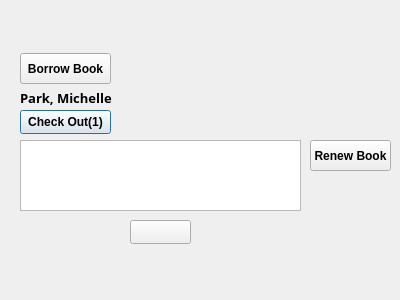
<?xml version="1.0" encoding="UTF-8"?>
<ui version="4.0">
 <class>borrowpage</class>
 <widget class="QDialog" name="borrowpage">
  <property name="geometry">
   <rect>
    <x>0</x>
    <y>0</y>
    <width>400</width>
    <height>300</height>
   </rect>
  </property>
  <property name="windowTitle">
   <string>Dialog</string>
  </property>
  <widget class="QLabel" name="label">
   <property name="geometry">
    <rect>
     <x>20</x>
     <y>90</y>
     <width>101</width>
     <height>16</height>
    </rect>
   </property>
   <property name="font">
    <font>
     <family>Arial Black</family>
     <pointsize>10</pointsize>
     <bold>true</bold>
    </font>
   </property>
   <property name="text">
    <string>Park, Michelle</string>
   </property>
  </widget>
  <widget class="QPushButton" name="pushButtonCheckout">
   <property name="geometry">
    <rect>
     <x>20</x>
     <y>110</y>
     <width>91</width>
     <height>24</height>
    </rect>
   </property>
   <property name="font">
    <font>
     <family>Arial</family>
     <pointsize>9</pointsize>
     <bold>true</bold>
    </font>
   </property>
   <property name="text">
    <string>Check Out(1)</string>
   </property>
  </widget>
  <widget class="QPushButton" name="pushButtonRenew">
   <property name="geometry">
    <rect>
     <x>310</x>
     <y>140</y>
     <width>81</width>
     <height>31</height>
    </rect>
   </property>
   <property name="font">
    <font>
     <family>Arial</family>
     <pointsize>9</pointsize>
     <bold>true</bold>
    </font>
   </property>
   <property name="text">
    <string>Renew Book</string>
   </property>
  </widget>
  <widget class="QLabel" name="label_2">
   <property name="geometry">
    <rect>
     <x>10</x>
     <y>13</y>
     <width>91</width>
     <height>31</height>
    </rect>
   </property>
   <property name="text">
    <string/>
   </property>
   <property name="pixmap">
    <pixmap>../../../Image/LibraryLogo.jpeg</pixmap>
   </property>
  </widget>
  <widget class="QPushButton" name="pushButtonBorrow">
   <property name="geometry">
    <rect>
     <x>20</x>
     <y>53</y>
     <width>91</width>
     <height>31</height>
    </rect>
   </property>
   <property name="font">
    <font>
     <family>Arial</family>
     <pointsize>9</pointsize>
     <bold>true</bold>
    </font>
   </property>
   <property name="text">
    <string>Borrow Book</string>
   </property>
  </widget>
  <widget class="QTableView" name="tableView">
   <property name="geometry">
    <rect>
     <x>20</x>
     <y>140</y>
     <width>281</width>
     <height>71</height>
    </rect>
   </property>
  </widget>
  <widget class="QPushButton" name="pushButton_Back">
   <property name="geometry">
    <rect>
     <x>130</x>
     <y>220</y>
     <width>61</width>
     <height>24</height>
    </rect>
   </property>
   <property name="text">
    <string/>
   </property>
   <property name="icon">
    <iconset>
     <normaloff>../../../Image/next.png</normaloff>../../../Image/next.png</iconset>
   </property>
  </widget>
 </widget>
 <resources/>
 <connections/>
</ui>
